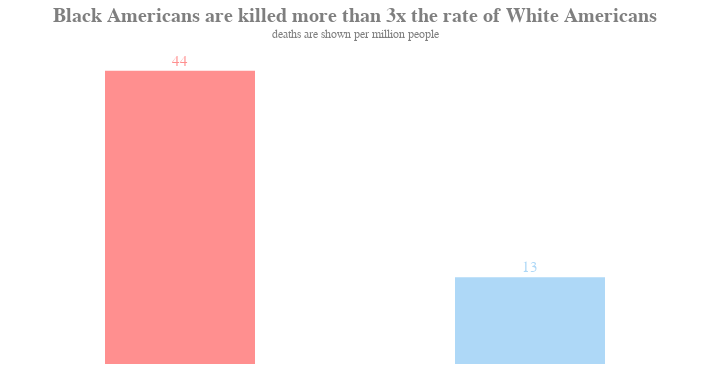

Notebook source saved alongside this figure:
### Markdown cell above
## Police violence today
Today, we are seeing the same police racism unfold in Ferguson, Baltimore and most recently, Minneapolis. Using data provided by the advocacy group [Mapping Police Violence](https://mappingpoliceviolence.org/), Black Americans are killed by the police at a disproportionate rate. In a study published in [PNAS](https://www.pnas.org/content/116/34/16793), researchers found "*about 1 in every 1,000 black men can expect to be killed by police*." For context, these are roughly the same odds as dying from a motorcycle accident.

### Code cell
#hide_input

#calculate deaths per million
wdr = (3378/251103235)*1000000
bdr = (1944/43984096)*1000000

d = pd.DataFrame([('Black', bdr), ('White', wdr)], columns=['race', 'death/mil'])
d['death/mil'] = d['death/mil'].round(0)

#create bar chart
domain = ['Black', 'White']
range_ = ['#ff8f8f', '#aed8f7']

bars = alt.Chart(d).mark_bar(size=150).encode(
    alt.X('race', axis=None), 
    alt.Y('death/mil', axis=None),
    color=alt.Color('race', scale=alt.Scale(domain=domain, range=range_), legend=None))

#add text
text = bars.mark_text(align='center', dy=-10, size=15).encode(text='death/mil')

(bars + text).configure_axis(
    grid=False
).configure_axisY(
    title=None, labels=False, ticks=False
).configure_axisX(
    title=None, labels=False, ticks=False
).configure_title(
    fontSize=20, color='#7f7f7f', anchor='middle', dy=-10
).properties(width=700, 
             title={'text':['Black Americans are killed more than 3x the rate of White Americans'],
                    'subtitle':['deaths are shown per million people'], 'subtitleColor':'#7f7f7f'}
).configure_view(
    strokeWidth=0)

### Figure 1 — Vega-Lite specification as saved in the notebook (floating-point values rounded to 4 significant figures)
{"config": {"view": {"continuousWidth": 400, "continuousHeight": 300, "strokeWidth": 0}, "axis": {"grid": false}, "axisX": {"labels": false, "ticks": false, "title": null}, "axisY": {"labels": false, "ticks": false, "title": null}, "title": {"anchor": "middle", "color": "#7f7f7f", "dy": -10, "fontSize": 20}}, "layer": [{"mark": {"type": "bar", "size": 150}, "encoding": {"color": {"type": "nominal", "field": "race", "legend": null, "scale": {"domain": ["Black", "White"], "range": ["#ff8f8f", "#aed8f7"]}}, "x": {"type": "nominal", "axis": null, "field": "race"}, "y": {"type": "quantitative", "axis": null, "field": "death/mil"}}}, {"mark": {"type": "text", "align": "center", "dy": -10, "size": 15}, "encoding": {"color": {"type": "nominal", "field": "race", "legend": null, "scale": {"domain": ["Black", "White"], "range": ["#ff8f8f", "#aed8f7"]}}, "text": {"type": "quantitative", "field": "death/mil"}, "x": {"type": "nominal", "axis": null, "field": "race"}, "y": {"type": "quantitative", "axis": null, "field": "death/mil"}}}], "data": {"name": "data-1e781a44e9ab4bd54a2b65c903c30bec"}, "title": {"text": ["Black Americans are killed more than 3x the rate of White Americans"], "subtitle": ["deaths are shown per million people"], "subtitleColor": "#7f7f7f"}, "width": 700, "$schema": "https://vega.github.io/schema/vega-lite/v4.8.1.json", "datasets": {"data-1e781a44e9ab4bd54a2b65c903c30bec": [{"race": "Black", "death/mil": 44.0}, {"race": "White", "death/mil": 13.0}]}}
